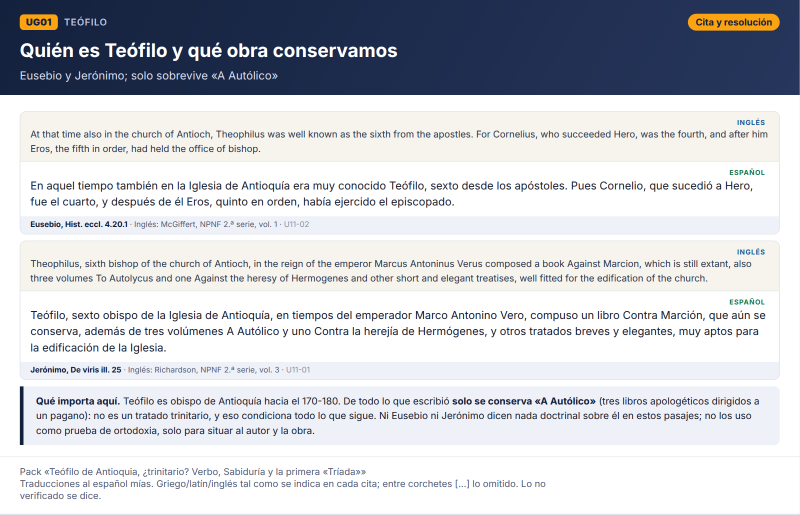
#> input picture teofilo-antioquia-verbo-sabiduria-triada/UG01.png, 1600 x 1029 px, given in place of UG19.png, which was not available (shown at 1/2 size)
$ python packug.py
#> lines starting #> are read from the running program, lines starting #| are printed output that depends on the picture
import os, shutil, glob
from PIL import Image
B='/tmp/claude-0/-home-user-Pruebas/978f574d-1019-54bc-bb45-9f4fddd102bb/scratchpad'
UG=B+'/ug'; UQ=B+'/uq'
R='/home/user/Pruebas/teofilo-antioquia-verbo-sabiduria-triada'
os.chdir(UG)
for d in ('','/herramientas','/herramientas/briefs_agentes','/herramientas/datos_agentes','/paginas'):
    os.makedirs(R+d,exist_ok=True)
order=['UG19']+[f'UG{i:02d}' for i in range(1,19)]+['UG20','UG21','UG22','UG24','UG23']
files=[o+'.png' for o in order]
for f in files: shutil.copy('ugcards/'+f,R+'/'+f)
for f in glob.glob(UQ+'/pg/*.png'): shutil.copy(f,R+'/paginas/'+os.path.basename(f))
for t in ('ugdata.py','ugen.py','packug.py'): shutil.copy(t,R+'/herramientas/'+t)
shutil.copy(UQ+'/V/o118.py',R+'/herramientas/resaltar_otto118.py')
shutil.copy(B+'/ay/renderhb.js',R+'/herramientas/renderhb.js'); shutil.copy(B+'/tq/hlz.py',R+'/herramientas/hlz.py'); shutil.copy(B+'/jd/hlpage.py',R+'/herramientas/hlpage.py')
for t in ('hbcss.py','genpad.py'): shutil.copy(f'{B}/hb/{t}',R+'/herramientas/'+t)
shutil.copy(UQ+'/../uq/gen.py',R+'/herramientas/gen_briefs.py')
for k in range(1,12):
    shutil.copy(f'{UQ}/U{k}.txt',R+f'/herramientas/briefs_agentes/U{k}.txt')
    for n in ('passages.json','notes.md'):
        p=f'{UQ}/U{k}/{n}'
        if os.path.exists(p): shutil.copy(p,R+f'/herramientas/datos_agentes/U{k}_{n}')
ims=[]
for f in files:
    im=Image.open('ugcards/'+f).convert('RGB')
#> im is the input picture: PIL image 1600x1029 RGB; mean R, G, B 202, 204.7, 210.5
    if im.width>1200: im=im.resize((1200,round(im.height*1200/im.width)),Image.LANCZOS)
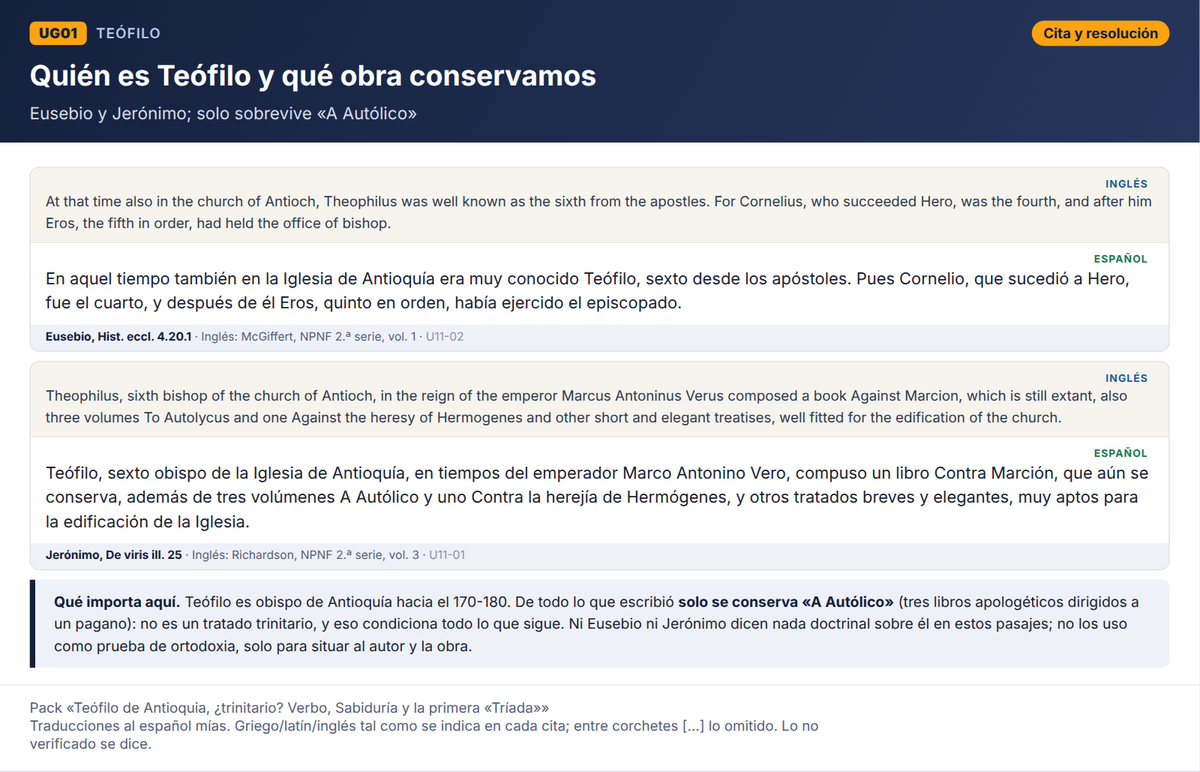
#> im: PIL image 1200x772 RGB; mean R, G, B 201.7, 204.4, 210.3
#> pass 3 of the loop `for f in files:`:
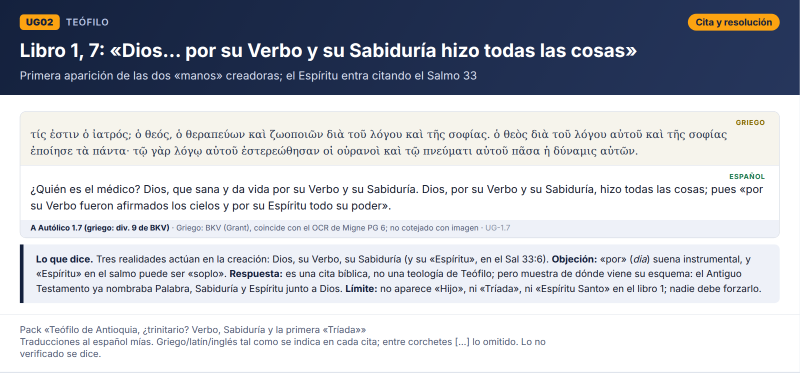
#> input picture teofilo-antioquia-verbo-sabiduria-triada/UG02.png, 1600 x 745 px, found by its file name (shown at 1/2 size)
#> im is the input picture: PIL image 1600x745 RGB; mean R, G, B 188.8, 192.3, 200.3
#> `if im.width>1200: im=im.resize((1200,round(im.height*1200/im.width)),I..`:
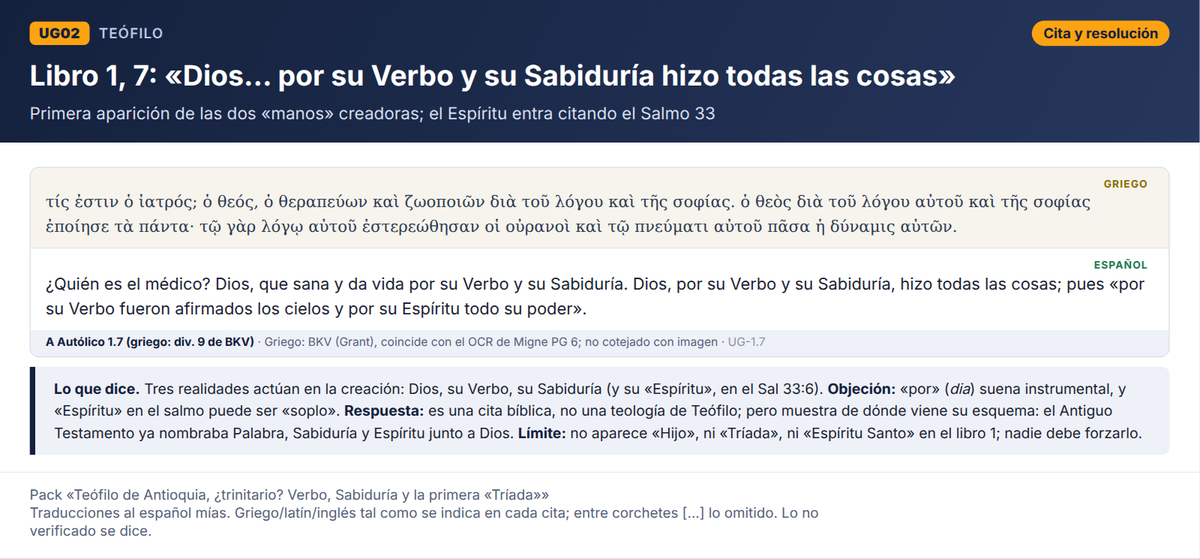
#> im: PIL image 1200x559 RGB; mean R, G, B 188.6, 192.1, 200.1
#> (the run stopped early here; a loop or call above may not have finished)
